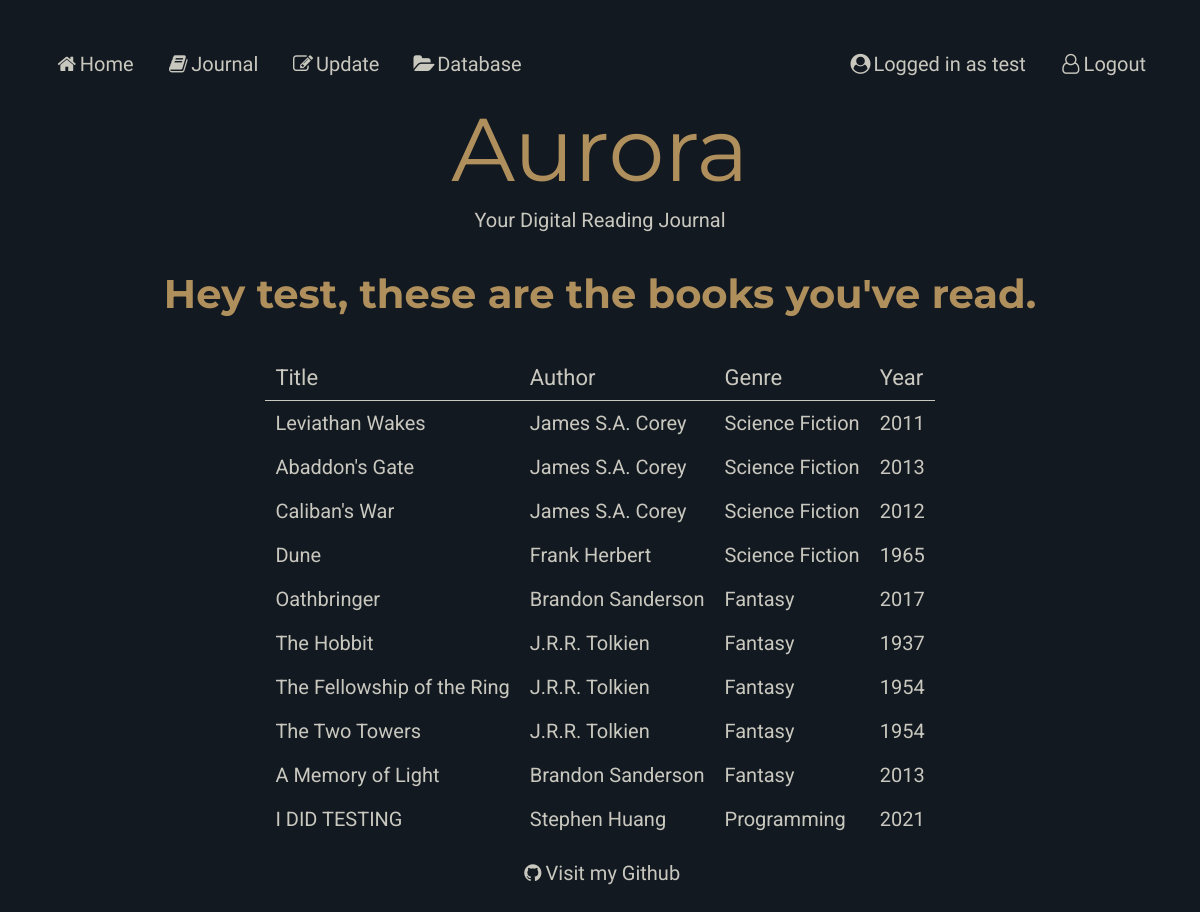
/journal (signed in), run on the app's committed database.
### models.py (models this page shows)
class Users (db.Model):
    __tablename__ = "Users"
    userid = db.Column(db.Integer, primary_key=True)
    username = db.Column(db.String(80))
    password = db.Column(db.String(80))
    books = db.relationship("Books", secondary=BooksUsers, back_populates="users")

class Books (db.Model):
    __tablename__ = "Books"
    bookid = db.Column(db.Integer, primary_key=True)
    title = db.Column(db.String(80))
    synopsis = db.Column(db.String(80))
    year = db.Column(db.String(80))
    authors = db.relationship("Authors", secondary=BooksAuthors, back_populates="books" )
    users = db.relationship("Users", secondary=BooksUsers, back_populates="books")
    genres = db.relationship("Genres", secondary=BooksGenres, back_populates="books")

### main.py (the view)
@app.route('/journal')
def journal():
    try:
        user = models.Users.query.filter_by(userid=session['user']).first_or_404()  #  Checks the database of users for the currently logged in user
    except Exception as e:
        return redirect("404.html")
    return render_template("journal.html", user=user, userid=user, page_title="Journal")

### main.py (called while the page is built)
@app.context_processor
def add_current_user():
    if session.get('user'): #  if a user is logged in
        return dict(current_user=models.Users.query.get(session['user'])) #  current user is equal to userinfo of user session
    return dict(current_user=None) #  otherwise current user is none

### templates/journal.html
{% extends 'layout.html' %}
{% block content %}
{% if current_user %}
<h1>Hey {{current_user.username}}, these are the books you've read.</h1>
{% endif %}
<table id="journal">
        <tr>
            <th colspan = 1>Title</th>
            <th colspan = 1>Author</th>
            <th colspan = 1>Genre</th>
            <th colspan = 1>Year</th>
        </tr>
        {% for book in user.books %}
        <tr>
            <td><a href="/book/{{ book.title }}">{{ book.title }}</a></td>
            <td><a href="/author/{{book.authors|join(', ', attribute='name') }}">{{ book.authors|join(', ', attribute='name') }}</a></td>
            <td><a href="/genre/{{book.genres|join(', ', attribute='name') }}">{{ book.genres|join(', ', attribute='name') }}</a></td>
            <td>{{ book.year }} </td>
        </tr>
        {% endfor%}
    </table>
{% endblock %}

### templates/nav.html
<nav>
    <ul>
        <li><a href="/"><i class="fa fa-fw fa-home"></i>Home</a></li>
        {% if current_user %}
        <li><a href="/journal"><i class="fa fa-fw fa-book"></i>Journal</a></li>
        <li><a href="/update"><i class="fa fa-fw fa-edit"></i>Update</a></li>
        {% else %}
        <li><a href="/"><i class="fa fa-fw fa-lock"></i>Journal</a></li>
        <li><a href="/"><i class="fa fa-fw fa-lock"></i>Update</a></li>
        {% endif %}
        <li><a href="/books"><i class="fa fa-fw fa-folder-open"></i>Database</a></li>
        {% if current_user %}
        <li><a href="/logout"><i class="fa fa-fw fa-user-o"></i>Logout</a></li>
        <li><a><i class="fa fa-fw fa-user-circle"></i>Logged in as {{current_user.username}}</a></li>
        {% else %}
        <li><a href="/login"><i class="fa fa-fw fa-user"></i>Login</a></li>
        <li><a href="/signup"><i class="fa fa-fw fa-user-plus"></i>Register</a></li>
        {% endif %}
    </ul>
</nav>

### static/styles.css (style rules this page uses)
:root { --bg-color: #131921; --main-color: #af8f5c; --sub-color: #3a506c; --text-color: #c9c8bf; --button-color-green: #2E8B57; --button-color-red: #B22222; --font-aurora: "Montserrat"; --font-header: "Montserrat"; --font-body: "Roboto"; --font-nav: "Julius Sans One"; }
html { height: 100%; }
body { font-family: var(--font-body); color: var(--text-color) ; font-size: 20px; background-color: var(--bg-color); padding: 30px; text-align: center; min-height: 100%; }
h1 { font-family: var(--font-header); color: var(--main-color) ; padding: 10px; }
ul { list-style-type: none; margin: 0; padding: 0; overflow: hidden; font-family: var(--font-nav); }
li { float: left; }
li a { display: block; color: var(--text-color); text-align: center; padding: 14px 16px; text-decoration: none; }
li:nth-child(5) { float: right; }
li:last-child { float: right; }
table { border-collapse: collapse; margin: auto; text-align: left; }
th, td { text-align: left; padding: 10px; }
tr { text-align: left; }
th { font-family: var(--font-body);; font-weight: normal; font-size: 110%; color: var(--text-color); border-bottom: thin solid var(--text-color); }
a:link { color: var(--text-color); background-color: transparent; text-decoration: none; cursor: pointer; }

### data on the page
Users: username "test"
Books: title "Leviathan Wakes", authors "James S.A. Corey", genres "Science Fiction", year "2011"
Books: title "Abaddon's Gate", authors "James S.A. Corey", genres "Science Fiction", year "2013"
Books: title "Caliban's War", authors "James S.A. Corey", genres "Science Fiction", year "2012"
Books: title "Dune", authors "Frank Herbert", genres "Science Fiction", year "1965"
Books: title "Oathbringer", authors "Brandon Sanderson", genres "Fantasy", year "2017"
Books: title "The Hobbit", authors "J.R.R. Tolkien", genres "Fantasy", year "1937"
Books: title "The Fellowship of the Ring", authors "J.R.R. Tolkien", genres "Fantasy", year "1954"
Books: title "The Two Towers", authors "J.R.R. Tolkien", genres "Fantasy", year "1954"
Books: title "A Memory of Light", authors "Brandon Sanderson", genres "Fantasy", year "2013"
Books: title "I DID TESTING", authors "Stephen Huang", genres "Programming", year "2021"
